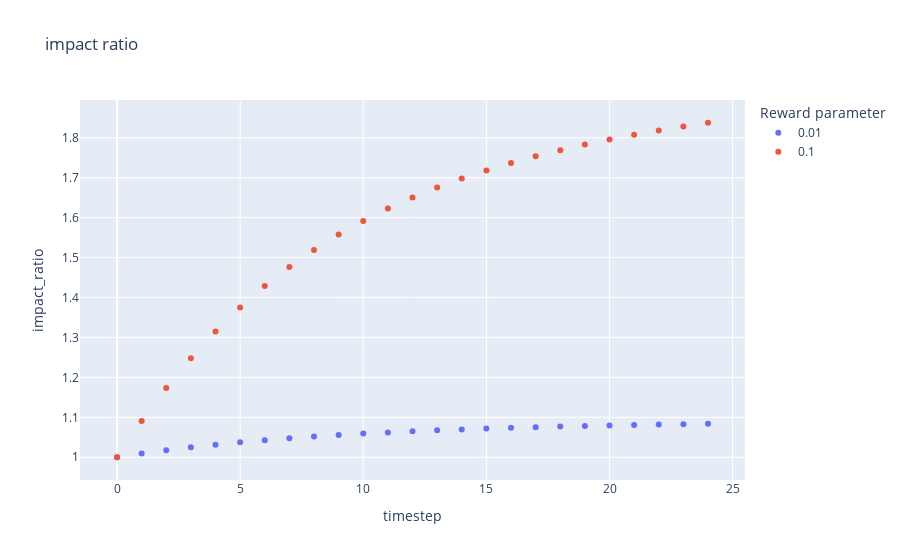

Notebook code cell kept with this figure:
### Code cell
fig_df = df
fig_df['impact_ratio'] = fig_df['impactful_proj'] / fig_df['less_impactful_proj']
fig = px.scatter(
    fig_df,
    x=fig_df.timestep,
    y=fig_df.impact_ratio,
    color=fig_df.reward_fund2proj.astype(str),
    opacity=1,
    title='impact ratio under different reward parameters',
    #trendline="lowess",
    labels={'color': 'Reward parameter'}
)

fig.show()

### Figure 1 — Plotly figure (JSON) as saved in the notebook; plotly's stock layout.template omitted (floating-point values rounded to 4 significant figures)
{"data": [{"hovertemplate": "Reward parameter=0.01<br>timestep=%{x}<br>impact_ratio=%{y}<extra></extra>", "legendgroup": "0.01", "marker": {"color": "#636efa", "opacity": 1, "symbol": "circle"}, "mode": "markers", "name": "0.01", "orientation": "v", "showlegend": true, "type": "scatter", "x": [0, 1, 2, 3, 4, 5, 6, 7, 8, 9, 10, 11, 12, 13, 14, 15, 16, 17, 18, 19, 20, 21, 22, 23, 24], "xaxis": "x", "y": [1, 1.009, 1.017, 1.025, 1.032, 1.038, 1.043, 1.048, 1.052, 1.056, 1.059, 1.062, 1.065, 1.068, 1.07, 1.072, 1.074, 1.075, 1.077, 1.078, 1.08, 1.081, 1.082, 1.083, 1.084], "yaxis": "y"}, {"hovertemplate": "Reward parameter=0.1<br>timestep=%{x}<br>impact_ratio=%{y}<extra></extra>", "legendgroup": "0.1", "marker": {"color": "#EF553B", "opacity": 1, "symbol": "circle"}, "mode": "markers", "name": "0.1", "orientation": "v", "showlegend": true, "type": "scatter", "x": [0, 1, 2, 3, 4, 5, 6, 7, 8, 9, 10, 11, 12, 13, 14, 15, 16, 17, 18, 19, 20, 21, 22, 23, 24], "xaxis": "x", "y": [1, 1.091, 1.174, 1.248, 1.315, 1.375, 1.429, 1.476, 1.519, 1.558, 1.592, 1.623, 1.65, 1.675, 1.698, 1.718, 1.737, 1.754, 1.769, 1.783, 1.796, 1.808, 1.819, 1.828, 1.838], "yaxis": "y"}], "layout": {"legend": {"title": {"text": "Reward parameter"}, "tracegroupgap": 0}, "title": {"text": "impact ratio"}, "xaxis": {"anchor": "y", "domain": [0, 1], "title": {"text": "timestep"}}, "yaxis": {"anchor": "x", "domain": [0, 1], "title": {"text": "impact_ratio"}}}}
